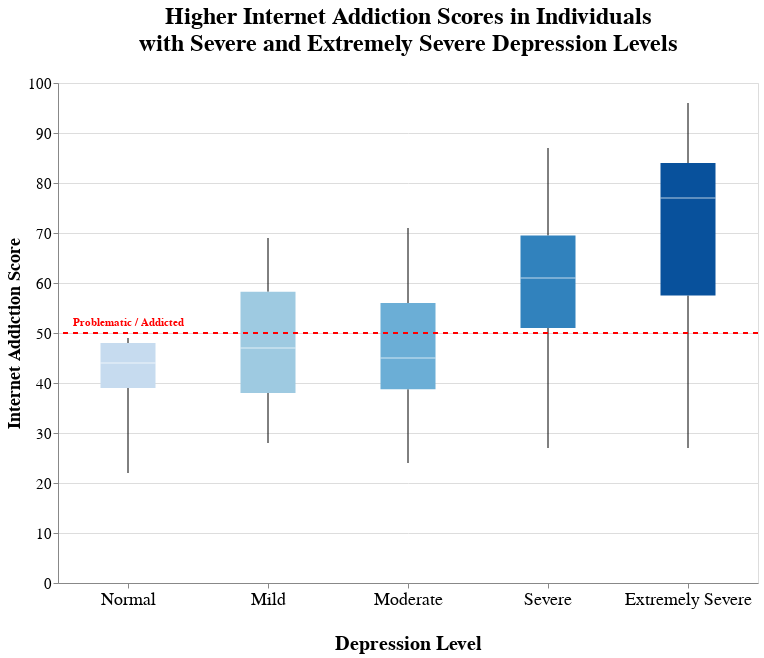

The cell this chart's notebook holds for it:
### Code cell
depr_order = ['Normal', 'Mild', 'Moderate', 'Severe', 'Extremely Severe']

color_list = ['#c6dbef', '#9ecae1', '#6baed6', '#3182bd', '#08519c']

box = alt.Chart(df2).mark_boxplot(
    extent='min-max',
    size=55
).encode(
    alt.X(
        'Depression_Level:N',
        sort=depr_order,
        title='Depression Level'
    ),
    alt.Y(
        'Internet_Addiction_Score:Q',
        title='Internet Addiction Score'
    ),
    alt.Color(
        'Depression_Level:N',
        scale=alt.Scale(domain=depr_order, range=color_list),
        legend=None
    )
)


line = alt.Chart(pd.DataFrame({'y':[50]})).mark_rule(
    color='red',   
    strokeWidth=2,
    strokeDash=[5,5]
).encode(
    y='y:Q'
)


label = alt.Chart(pd.DataFrame({'y':[50]})).mark_text(
    text='Problematic / Addicted',
    color='red',
    fontWeight='bold',
    align='left',
    baseline='bottom',
    dx=5, 
    dy=-5 
).encode(
    y='y:Q',
    x=alt.value(10)
)


box2 = (box + line + label).properties(
    title=alt.TitleParams(
        text="Higher Internet Addiction Scores in Individuals",
        subtitle="with Severe and Extremely Severe Depression Levels",
        fontSize=24,          
        subtitleFontSize=24,  
        subtitleFontWeight='bold', 
        anchor='middle',       
        offset=20                 
    ),
    width=700,
    height=500
).configure_axisX(
    labelFontSize=18,
    labelAngle=0,
    titleFontSize=20,
    titlePadding=25
).configure_axisY(
    labelFontSize=15,
    titleFontSize=18
)

box2
